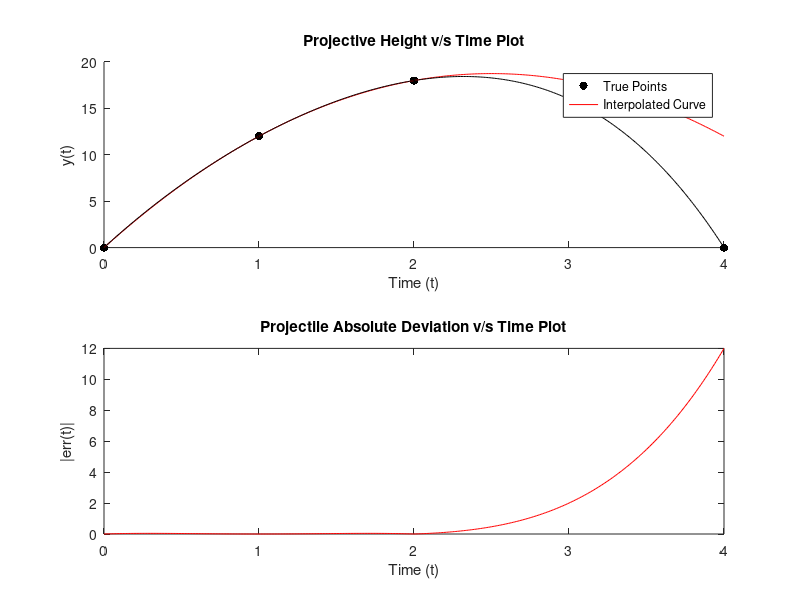

Reproduce this figure in MATLAB.
%% Interpolating the Equation of Trajectory
%% from the observed vertical  displacement
%% data points and Computing initial veloci
%% ty.
%%
%% Author: Sahil Raj
%% Assignment 4 Problem 1

clc; clear all;

T = [ 0; 1; 2; 3; 4; ];   % time steps
Y = [ 0; 12; 18; 16; 0];  % vertical displacement of the
                          % projectile

% Show the scatter plot for the given points
subplot(2, 1, 1);
scatter(T, Y, 'k', 'filled');
hold on;

% Compute the polynomial or degree |Y| - 1
N = length(Y);
D = zeros(N, N);

% fill the entries with the y values
for i = 1:N
  D(i,1) = Y(i);
endfor

% Precompute the coefficient matrix for each term
for j = 2:N
  for i = j:N
    D(i,j) = (D(i,j-1) - D(i-1,j-1)) / (T(i) - T(i-j+1));
  endfor
endfor

% set the time sampling step as 10 miliseconds
dt = 0.01;
interpT = 0:dt:max(T);
interpN = length(interpT);
interpY = zeros(interpN, 1);

% Compute the interpolated curve for the domain value
% using the precomputed polynomial coefficient
for i = 1:interpN
  res = 0.0;
  x = interpT(i);
  for k = 1:N
    _tmp = D(k,k); % coefficient
    for j = 1:k-1
      xj = T(j); % Product of x factors
      _tmp = _tmp * (x - xj);
    endfor
    res = res + _tmp;
  endfor
  interpY(i) = res;
endfor

% Compute the actual trajectory
actualY = zeros(interpN, 1);
for i = 1:interpN
  t = interpT(i);
  actualY(i) = 15*t - 3*t*t;
endfor

% Plot the actual polynomial
plot(interpT, actualY, 'r-');

% Plot the interpolated polynomial
plot(interpT, interpY, 'k-');

xlabel("Time (t)");
ylabel("y(t)");
title("Projective Height v/s Time Plot");
legend(["True Points"; "Interpolated Curve"]);
hold off;

% Plot the absolute error function
subplot(2, 1, 2);
errY = abs(interpY - actualY);
disp(errY)
plot(interpT, errY, 'r-');
xlabel("Time (t)");
ylabel("|err(t)|");
title("Projectile Absolute Deviation v/s Time Plot");


% Compute the projectile height at t = 2.5 seconds
idx = round(length(interpT) * 2.5 / max(interpT));
y_t = interpY(idx);
printf("Y(t=2.5) = %f\n", y_t);

% Compute the initial velocity of the projectile
v0 = (interpY(2) - interpY(1))/dt;
printf("V0 = %f\n", v0);
